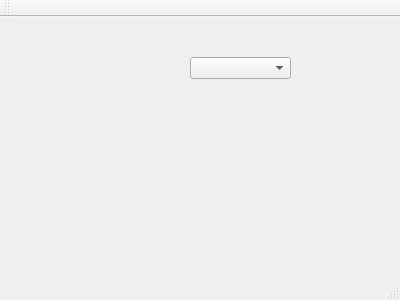
<?xml version="1.0" encoding="UTF-8"?>
<ui version="4.0">
 <class>MainWindow</class>
 <widget class="QMainWindow" name="MainWindow">
  <property name="geometry">
   <rect>
    <x>0</x>
    <y>0</y>
    <width>400</width>
    <height>300</height>
   </rect>
  </property>
  <property name="windowTitle">
   <string>MainWindow</string>
  </property>
  <widget class="QWidget" name="centralWidget">
   <widget class="QComboBox" name="comboBox">
    <property name="geometry">
     <rect>
      <x>190</x>
      <y>40</y>
      <width>101</width>
      <height>22</height>
     </rect>
    </property>
   </widget>
  </widget>
  <widget class="QMenuBar" name="menuBar">
   <property name="geometry">
    <rect>
     <x>0</x>
     <y>0</y>
     <width>400</width>
     <height>23</height>
    </rect>
   </property>
  </widget>
  <widget class="QToolBar" name="mainToolBar">
   <attribute name="toolBarArea">
    <enum>TopToolBarArea</enum>
   </attribute>
   <attribute name="toolBarBreak">
    <bool>false</bool>
   </attribute>
  </widget>
  <widget class="QStatusBar" name="statusBar"/>
 </widget>
 <layoutdefault spacing="6" margin="11"/>
 <resources/>
 <connections/>
</ui>
